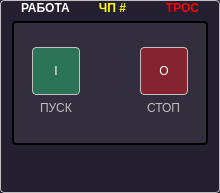
<?xml version="1.0" encoding="UTF-8"?>
<ui version="4.0">
 <class>GearFQ</class>
 <widget class="QGroupBox" name="GearFQ">
  <property name="geometry">
   <rect>
    <x>0</x>
    <y>0</y>
    <width>220</width>
    <height>193</height>
   </rect>
  </property>
  <property name="palette">
   <palette>
    <active>
     <colorrole role="WindowText">
      <brush brushstyle="SolidPattern">
       <color alpha="255">
        <red>255</red>
        <green>255</green>
        <blue>0</blue>
       </color>
      </brush>
     </colorrole>
     <colorrole role="Button">
      <brush brushstyle="SolidPattern">
       <color alpha="255">
        <red>36</red>
        <green>31</green>
        <blue>49</blue>
       </color>
      </brush>
     </colorrole>
     <colorrole role="Text">
      <brush brushstyle="SolidPattern">
       <color alpha="255">
        <red>255</red>
        <green>255</green>
        <blue>0</blue>
       </color>
      </brush>
     </colorrole>
     <colorrole role="ButtonText">
      <brush brushstyle="SolidPattern">
       <color alpha="255">
        <red>255</red>
        <green>255</green>
        <blue>0</blue>
       </color>
      </brush>
     </colorrole>
     <colorrole role="Base">
      <brush brushstyle="SolidPattern">
       <color alpha="255">
        <red>36</red>
        <green>31</green>
        <blue>49</blue>
       </color>
      </brush>
     </colorrole>
     <colorrole role="Window">
      <brush brushstyle="SolidPattern">
       <color alpha="255">
        <red>36</red>
        <green>31</green>
        <blue>49</blue>
       </color>
      </brush>
     </colorrole>
     <colorrole role="Highlight">
      <brush brushstyle="SolidPattern">
       <color alpha="255">
        <red>249</red>
        <green>240</green>
        <blue>107</blue>
       </color>
      </brush>
     </colorrole>
     <colorrole role="PlaceholderText">
      <brush brushstyle="SolidPattern">
       <color alpha="128">
        <red>255</red>
        <green>255</green>
        <blue>0</blue>
       </color>
      </brush>
     </colorrole>
    </active>
    <inactive>
     <colorrole role="WindowText">
      <brush brushstyle="SolidPattern">
       <color alpha="255">
        <red>255</red>
        <green>255</green>
        <blue>0</blue>
       </color>
      </brush>
     </colorrole>
     <colorrole role="Button">
      <brush brushstyle="SolidPattern">
       <color alpha="255">
        <red>36</red>
        <green>31</green>
        <blue>49</blue>
       </color>
      </brush>
     </colorrole>
     <colorrole role="Text">
      <brush brushstyle="SolidPattern">
       <color alpha="255">
        <red>255</red>
        <green>255</green>
        <blue>0</blue>
       </color>
      </brush>
     </colorrole>
     <colorrole role="ButtonText">
      <brush brushstyle="SolidPattern">
       <color alpha="255">
        <red>255</red>
        <green>255</green>
        <blue>0</blue>
       </color>
      </brush>
     </colorrole>
     <colorrole role="Base">
      <brush brushstyle="SolidPattern">
       <color alpha="255">
        <red>36</red>
        <green>31</green>
        <blue>49</blue>
       </color>
      </brush>
     </colorrole>
     <colorrole role="Window">
      <brush brushstyle="SolidPattern">
       <color alpha="255">
        <red>36</red>
        <green>31</green>
        <blue>49</blue>
       </color>
      </brush>
     </colorrole>
     <colorrole role="Highlight">
      <brush brushstyle="SolidPattern">
       <color alpha="255">
        <red>249</red>
        <green>240</green>
        <blue>107</blue>
       </color>
      </brush>
     </colorrole>
     <colorrole role="PlaceholderText">
      <brush brushstyle="SolidPattern">
       <color alpha="128">
        <red>255</red>
        <green>255</green>
        <blue>0</blue>
       </color>
      </brush>
     </colorrole>
    </inactive>
    <disabled>
     <colorrole role="WindowText">
      <brush brushstyle="SolidPattern">
       <color alpha="255">
        <red>255</red>
        <green>255</green>
        <blue>0</blue>
       </color>
      </brush>
     </colorrole>
     <colorrole role="Button">
      <brush brushstyle="SolidPattern">
       <color alpha="255">
        <red>36</red>
        <green>31</green>
        <blue>49</blue>
       </color>
      </brush>
     </colorrole>
     <colorrole role="Text">
      <brush brushstyle="SolidPattern">
       <color alpha="255">
        <red>255</red>
        <green>255</green>
        <blue>0</blue>
       </color>
      </brush>
     </colorrole>
     <colorrole role="ButtonText">
      <brush brushstyle="SolidPattern">
       <color alpha="255">
        <red>255</red>
        <green>255</green>
        <blue>0</blue>
       </color>
      </brush>
     </colorrole>
     <colorrole role="Base">
      <brush brushstyle="SolidPattern">
       <color alpha="255">
        <red>36</red>
        <green>31</green>
        <blue>49</blue>
       </color>
      </brush>
     </colorrole>
     <colorrole role="Window">
      <brush brushstyle="SolidPattern">
       <color alpha="255">
        <red>36</red>
        <green>31</green>
        <blue>49</blue>
       </color>
      </brush>
     </colorrole>
     <colorrole role="Highlight">
      <brush brushstyle="SolidPattern">
       <color alpha="255">
        <red>145</red>
        <green>145</green>
        <blue>145</blue>
       </color>
      </brush>
     </colorrole>
     <colorrole role="PlaceholderText">
      <brush brushstyle="SolidPattern">
       <color alpha="128">
        <red>255</red>
        <green>255</green>
        <blue>0</blue>
       </color>
      </brush>
     </colorrole>
    </disabled>
   </palette>
  </property>
  <property name="windowTitle">
   <string>GearFQ</string>
  </property>
  <property name="styleSheet">
   <string notr="true">QGroupBox
{
	color: yellow;
	background-color: rgb(36, 31, 49);
	border: 1px solid silver;
	border-radius: 4px;
	font-weight: bold;
	padding-top: 1em;
}
QGroupBox:flat
{
	background-color: rgb(23, 64, 25);
}
QGroupBox::title
{
	subcontrol-origin: padding;
	subcontrol-position:  top center;
}
#panel
{
	border: 2px solid black;
	border-radius: 4px;
	background-color: rgba(61, 56, 70,150);
}
#start
{
	border: 1px solid silver;
	border-radius: 4px;
	color: white;
	background-color: rgba(38, 162, 105,150);
	padding: 4px;
}
#stop
{
	border: 1px solid silver;
	border-radius: 4px;
	color: white;
	background-color: rgba(192, 28, 40,150);
	padding: 4px;
}
#start:disabled,#stop:disabled
{
	background-color: rgba(154, 153, 150,100);
}

QLabel
{
	color: silver;
}
#running
{
	color: gray;
	font-weight: bold;
	image-position: right;
}
#running:enabled
{
	color: white;
	image: url(:/TREPEL/resources/green-led.png);
	image-position: right;
}
#emergency:enabled
{
	color: gray;
	font-weight: bold;
}
#emergency:enabled
{
	color: red;
	image: url(:/TREPEL/resources/red-led.png);
	image-position: left;
}
#preferences
{
	border: 1px none;
}</string>
  </property>
  <property name="title">
   <string>ЧП #</string>
  </property>
  <property name="prefix" stdset="0">
   <string>MOTOR</string>
  </property>
  <property name="idx" stdset="0">
   <number>1</number>
  </property>
  <layout class="QVBoxLayout" name="verticalLayout_3">
   <property name="topMargin">
    <number>0</number>
   </property>
   <property name="bottomMargin">
    <number>0</number>
   </property>
   <item>
    <widget class="QWidget" name="statusRow" native="true">
     <property name="sizePolicy">
      <sizepolicy hsizetype="Preferred" vsizetype="Fixed">
       <horstretch>0</horstretch>
       <verstretch>0</verstretch>
      </sizepolicy>
     </property>
     <layout class="QHBoxLayout" name="horizontalLayout_3">
      <property name="topMargin">
       <number>0</number>
      </property>
      <property name="bottomMargin">
       <number>0</number>
      </property>
      <item>
       <widget class="QLabel" name="running">
        <property name="text">
         <string>РАБОТА</string>
        </property>
        <property name="alignment">
         <set>Qt::AlignLeading|Qt::AlignLeft|Qt::AlignVCenter</set>
        </property>
       </widget>
      </item>
      <item>
       <widget class="QLabel" name="emergency">
        <property name="text">
         <string>ТРОС</string>
        </property>
        <property name="alignment">
         <set>Qt::AlignRight|Qt::AlignTrailing|Qt::AlignVCenter</set>
        </property>
       </widget>
      </item>
     </layout>
    </widget>
   </item>
   <item>
    <widget class="QWidget" name="panel" native="true">
     <property name="sizePolicy">
      <sizepolicy hsizetype="Preferred" vsizetype="Expanding">
       <horstretch>0</horstretch>
       <verstretch>0</verstretch>
      </sizepolicy>
     </property>
     <layout class="QGridLayout" name="gridLayout">
      <property name="leftMargin">
       <number>3</number>
      </property>
      <property name="rightMargin">
       <number>3</number>
      </property>
      <property name="bottomMargin">
       <number>3</number>
      </property>
      <item row="1" column="0" colspan="2" alignment="Qt::AlignHCenter">
       <widget class="QWidget" name="controls" native="true">
        <layout class="QHBoxLayout" name="horizontalLayout_2">
         <property name="spacing">
          <number>20</number>
         </property>
         <property name="topMargin">
          <number>0</number>
         </property>
         <item alignment="Qt::AlignVCenter">
          <widget class="QWidget" name="startPlace" native="true">
           <property name="palette">
            <palette>
             <active>
              <colorrole role="Highlight">
               <brush brushstyle="SolidPattern">
                <color alpha="255">
                 <red>249</red>
                 <green>240</green>
                 <blue>107</blue>
                </color>
               </brush>
              </colorrole>
             </active>
             <inactive>
              <colorrole role="Highlight">
               <brush brushstyle="SolidPattern">
                <color alpha="255">
                 <red>249</red>
                 <green>240</green>
                 <blue>107</blue>
                </color>
               </brush>
              </colorrole>
             </inactive>
             <disabled>
              <colorrole role="Highlight">
               <brush brushstyle="SolidPattern">
                <color alpha="255">
                 <red>249</red>
                 <green>240</green>
                 <blue>107</blue>
                </color>
               </brush>
              </colorrole>
             </disabled>
            </palette>
           </property>
           <layout class="QVBoxLayout" name="verticalLayout">
            <property name="leftMargin">
             <number>0</number>
            </property>
            <property name="topMargin">
             <number>0</number>
            </property>
            <property name="rightMargin">
             <number>0</number>
            </property>
            <property name="bottomMargin">
             <number>0</number>
            </property>
            <item alignment="Qt::AlignHCenter">
             <widget class="QPushButton" name="start">
              <property name="minimumSize">
               <size>
                <width>48</width>
                <height>48</height>
               </size>
              </property>
              <property name="maximumSize">
               <size>
                <width>48</width>
                <height>48</height>
               </size>
              </property>
              <property name="cursor">
               <cursorShape>PointingHandCursor</cursorShape>
              </property>
              <property name="text">
               <string>I</string>
              </property>
             </widget>
            </item>
            <item alignment="Qt::AlignHCenter">
             <widget class="QLabel" name="startLabel">
              <property name="text">
               <string>ПУСК</string>
              </property>
             </widget>
            </item>
           </layout>
          </widget>
         </item>
         <item>
          <spacer name="horizontalSpacer">
           <property name="orientation">
            <enum>Qt::Horizontal</enum>
           </property>
           <property name="sizeHint" stdset="0">
            <size>
             <width>40</width>
             <height>20</height>
            </size>
           </property>
          </spacer>
         </item>
         <item alignment="Qt::AlignVCenter">
          <widget class="QWidget" name="stopPlace" native="true">
           <property name="palette">
            <palette>
             <active>
              <colorrole role="Highlight">
               <brush brushstyle="SolidPattern">
                <color alpha="255">
                 <red>249</red>
                 <green>240</green>
                 <blue>107</blue>
                </color>
               </brush>
              </colorrole>
             </active>
             <inactive>
              <colorrole role="Highlight">
               <brush brushstyle="SolidPattern">
                <color alpha="255">
                 <red>249</red>
                 <green>240</green>
                 <blue>107</blue>
                </color>
               </brush>
              </colorrole>
             </inactive>
             <disabled>
              <colorrole role="Highlight">
               <brush brushstyle="SolidPattern">
                <color alpha="255">
                 <red>249</red>
                 <green>240</green>
                 <blue>107</blue>
                </color>
               </brush>
              </colorrole>
             </disabled>
            </palette>
           </property>
           <layout class="QVBoxLayout" name="verticalLayout_2">
            <property name="leftMargin">
             <number>0</number>
            </property>
            <property name="topMargin">
             <number>0</number>
            </property>
            <property name="rightMargin">
             <number>0</number>
            </property>
            <property name="bottomMargin">
             <number>0</number>
            </property>
            <item alignment="Qt::AlignHCenter">
             <widget class="QPushButton" name="stop">
              <property name="minimumSize">
               <size>
                <width>48</width>
                <height>48</height>
               </size>
              </property>
              <property name="maximumSize">
               <size>
                <width>48</width>
                <height>16777215</height>
               </size>
              </property>
              <property name="cursor">
               <cursorShape>PointingHandCursor</cursorShape>
              </property>
              <property name="text">
               <string>O</string>
              </property>
             </widget>
            </item>
            <item alignment="Qt::AlignHCenter">
             <widget class="QLabel" name="stopLabel">
              <property name="text">
               <string>СТОП</string>
              </property>
             </widget>
            </item>
           </layout>
          </widget>
         </item>
        </layout>
       </widget>
      </item>
     </layout>
    </widget>
   </item>
   <item alignment="Qt::AlignBottom">
    <widget class="QWidget" name="statusBar" native="true">
     <property name="enabled">
      <bool>true</bool>
     </property>
     <layout class="QHBoxLayout" name="horizontalLayout">
      <property name="topMargin">
       <number>0</number>
      </property>
      <item>
       <widget class="QLabel" name="powered">
        <property name="minimumSize">
         <size>
          <width>32</width>
          <height>32</height>
         </size>
        </property>
        <property name="maximumSize">
         <size>
          <width>32</width>
          <height>32</height>
         </size>
        </property>
        <property name="text">
         <string/>
        </property>
        <property name="pixmap">
         <pixmap resource="../../resources.qrc">:/TREPEL/resources/bolt.png</pixmap>
        </property>
        <property name="scaledContents">
         <bool>true</bool>
        </property>
       </widget>
      </item>
      <item>
       <widget class="QLabel" name="locked">
        <property name="minimumSize">
         <size>
          <width>32</width>
          <height>32</height>
         </size>
        </property>
        <property name="maximumSize">
         <size>
          <width>32</width>
          <height>32</height>
         </size>
        </property>
        <property name="text">
         <string/>
        </property>
        <property name="pixmap">
         <pixmap resource="../../resources.qrc">:/TREPEL/resources/locked.png</pixmap>
        </property>
        <property name="scaledContents">
         <bool>true</bool>
        </property>
       </widget>
      </item>
      <item>
       <widget class="QLabel" name="label">
        <property name="text">
         <string/>
        </property>
        <property name="pixmap">
         <pixmap resource="../../resources.qrc">:/TREPEL/tools_changed.png</pixmap>
        </property>
       </widget>
      </item>
      <item>
       <widget class="QLabel" name="manual">
        <property name="minimumSize">
         <size>
          <width>32</width>
          <height>32</height>
         </size>
        </property>
        <property name="maximumSize">
         <size>
          <width>32</width>
          <height>32</height>
         </size>
        </property>
        <property name="text">
         <string/>
        </property>
        <property name="pixmap">
         <pixmap resource="../../resources.qrc">:/TREPEL/resources/hand.png</pixmap>
        </property>
        <property name="scaledContents">
         <bool>true</bool>
        </property>
       </widget>
      </item>
      <item>
       <widget class="QPushButton" name="preferences">
        <property name="minimumSize">
         <size>
          <width>32</width>
          <height>32</height>
         </size>
        </property>
        <property name="maximumSize">
         <size>
          <width>32</width>
          <height>32</height>
         </size>
        </property>
        <property name="cursor">
         <cursorShape>PointingHandCursor</cursorShape>
        </property>
        <property name="text">
         <string/>
        </property>
        <property name="icon">
         <iconset resource="../../resources.qrc">
          <normaloff>:/TREPEL/resources/tune.png</normaloff>:/TREPEL/resources/tune.png</iconset>
        </property>
        <property name="iconSize">
         <size>
          <width>24</width>
          <height>24</height>
         </size>
        </property>
        <property name="flat">
         <bool>true</bool>
        </property>
       </widget>
      </item>
     </layout>
    </widget>
   </item>
  </layout>
 </widget>
 <resources>
  <include location="../../resources.qrc"/>
  <include location="../../resources.qrc"/>
 </resources>
 <connections/>
</ui>
